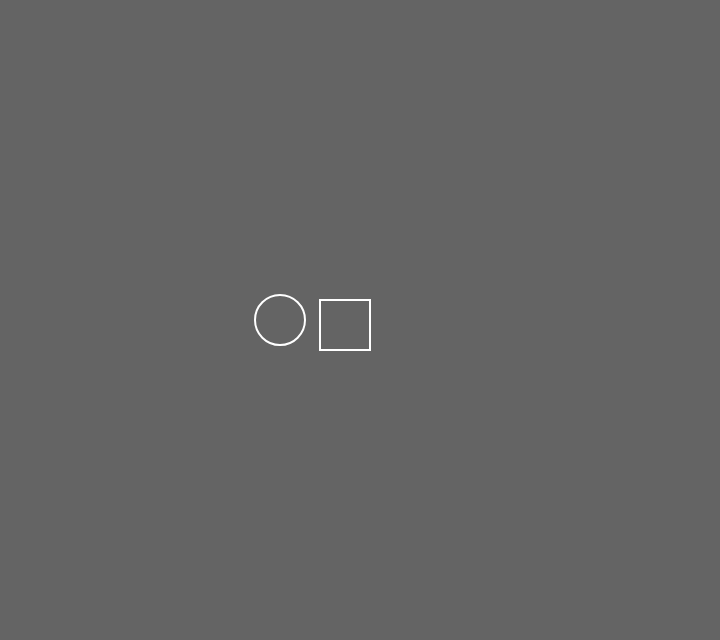
Frame 1 (no input)
Frame 60 (no input): identical to frame 1, image omitted
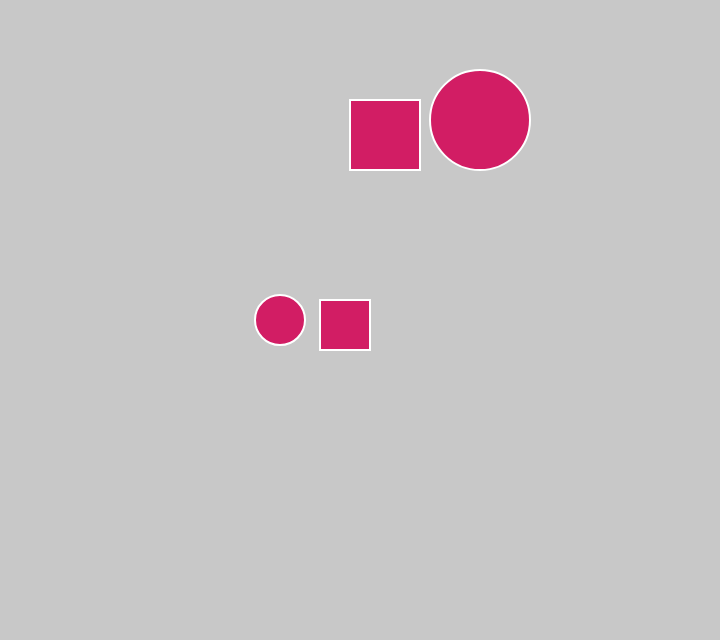
Frame 120 (the mouse pressed at the canvas centre since frame 60)

The p5.js sketch that drew these frames (run headless with seeded random() and noise() and a simulated clock; from frame 60 on, the mouse is pressed at the canvas centre):

// p5.js sketch
// ── sketch.js
function setup() {
  createCanvas(720,640)
}

function draw() {
  background(100)
  
  stroke(255)
  strokeWeight(2)
  noFill()
  
  if (mouseX > 350) {
    fill(210, 29, 100)
    background(200)
    ellipse (480, 120, 100, 100)
    rect(350, 100, 70, 70)
  }
  ellipse(280, 320, 50, 50)
  rect(320, 300, 50, 50)
}
